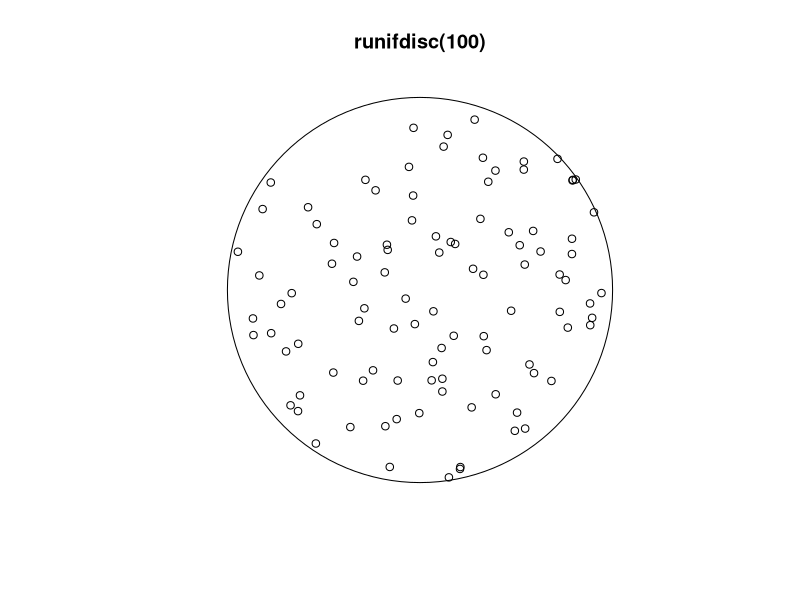
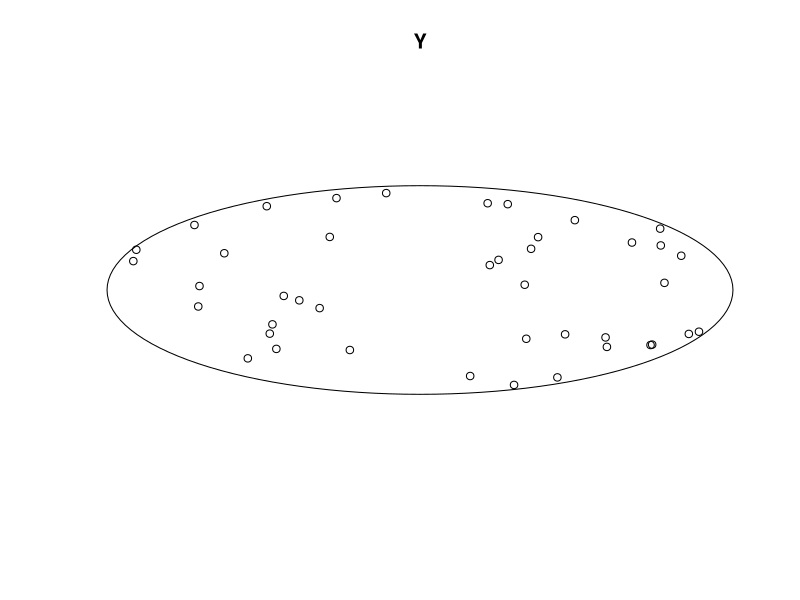

Write the R code that produced these figures, in order.
library(spatstat)


### Name: runifdisc
### Title: Generate N Uniform Random Points in a Disc
### Aliases: runifdisc
### Keywords: spatial datagen

### ** Examples

 # 100 random points in the unit disc
 plot(runifdisc(100))
 # 42 random points in the ellipse with major axis 3 and minor axis 1
 X <- runifdisc(42)
 Y <- affine(X, mat=diag(c(3,1)))
 plot(Y)
